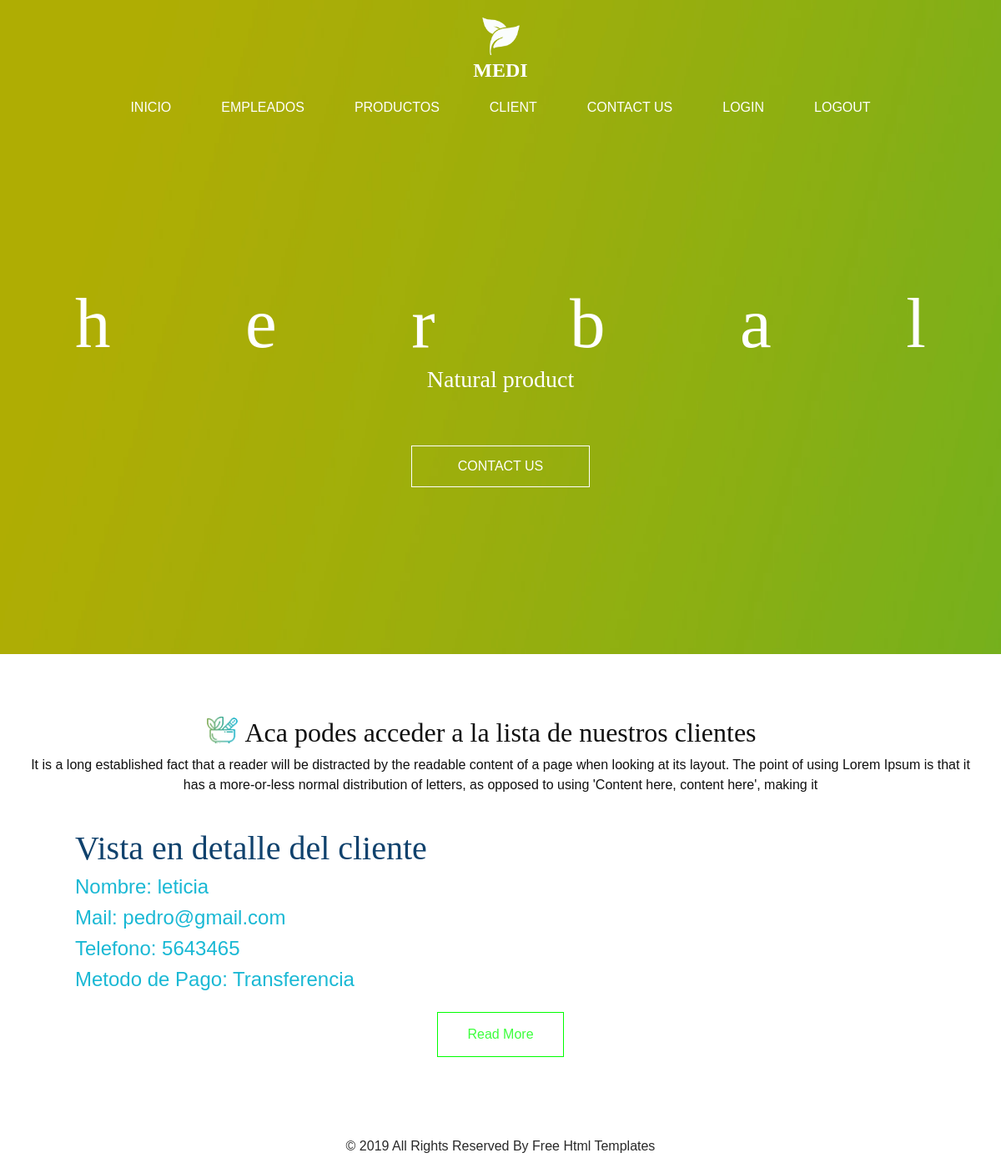
The app's page /app-coder/detalleCliente/3 with its own data.
### AppCoder/models.py (models this page shows, shortened)
class Cliente(models.Model):
    nombre=models.CharField(max_length=40)
    mail=models.EmailField()
    tel=models.IntegerField()
    metodo_de_pago_choices=(
        ('Tarjeta de Credito','Tarjeta de Credito'),
        ('Tarjeta de Debito','Tarjeta de Debito'),
        ('Mercado Pago','Mercado Pago'),
        ('Transferencia','Transferencia'),
        ('Cheque','Cheque'),
        ('Efectivo','Efectivo')
    )
    metodo_de_pago=models.CharField(max_length=20, choices=metodo_de_pago_choices,default='Tarjeta de Debito')

### AppCoder/views.py (the view)
# urls.py: path('detalleCliente/<pk>', ClienteDetail.as_view(), name='DetalleCliente'),
class ClienteDetail(DetailView):
    model=Cliente
    template_name='cliente_detail.html'
    context_object_name='cliente'

### AppCoder/templates/cliente_detail.html
{% extends 'padre.html' %}
{% block contenidoQueCambia %}
  <section class="why_section layout_padding">
    <div class="container">
      <div class="d-flex flex-column align-items-center text-center">
        <h2 class="custom_heading ">
            Aca podes acceder a la lista de nuestros clientes
        </h2>
        <p class="">
          It is a long established fact that a reader will be distracted by the readable content of a page when looking
          at its layout. The point of using Lorem Ipsum is that it has a more-or-less normal distribution of letters, as
          opposed to using 'Content here, content here', making it
        </p>
      </div>
    </div>
    <div class="why_container my-4">
      <div class="img_box">
        <h1 style="color: rgb(16, 66, 109);">Vista en detalle del cliente</h1>
        <h4 style="color: rgb(25, 184, 212);">Nombre: {{ cliente.nombre }}</h4>
        <h4 style="color: rgb(25, 184, 212);">Mail: {{ cliente.mail }}</h4>
        <h4 style="color: rgb(25, 184, 212);">Telefono: {{ cliente.tel }}</h4>
        <h4 style="color: rgb(25, 184, 212);">Metodo de Pago: {{ cliente.metodo_de_pago }}</h4>
      </div>
    </div>
    <div class="d-flex justify-content-center">
      <a href="">
        Read More
      </a>
    </div>
  </section>
{% endblock contenidoQueCambia %}

### AppCoder/static/css/style.css (style rules this page uses)
h1, h2, h3 { font-family: "Ethnocentric"; }
body { font-family: "poppins", sans-serif; color: #101010; background-color: #ffffff; }
.layout_padding { padding: 75px 0; }
.custom_heading { position: relative; }
.custom_heading::before { position: absolute; content: ""; left: -45px; width: 37px; height: 32px; background-image: url(../images/herbal.png); background-size: cover; }
a, a:hover, a:focus { text-decoration: none; }
.why_section .why_container .img_box { width: 85%; margin: 0 auto; }
.why_section a { display: inline-block; padding: 14px 35px; background-color: transparent; border: 1.5px solid #00ff00; color: #00ff00; color: #3cff3c; }

### AppCoder/static/css/responsive.css (style rules this page uses)
@media (min-width: 1200px) { .container { max-width: 1170px; } }

### records on screen
Cliente: nombre "leticia", mail "pedro@gmail.com", tel "5643465", metodo_de_pago "Transferencia"
